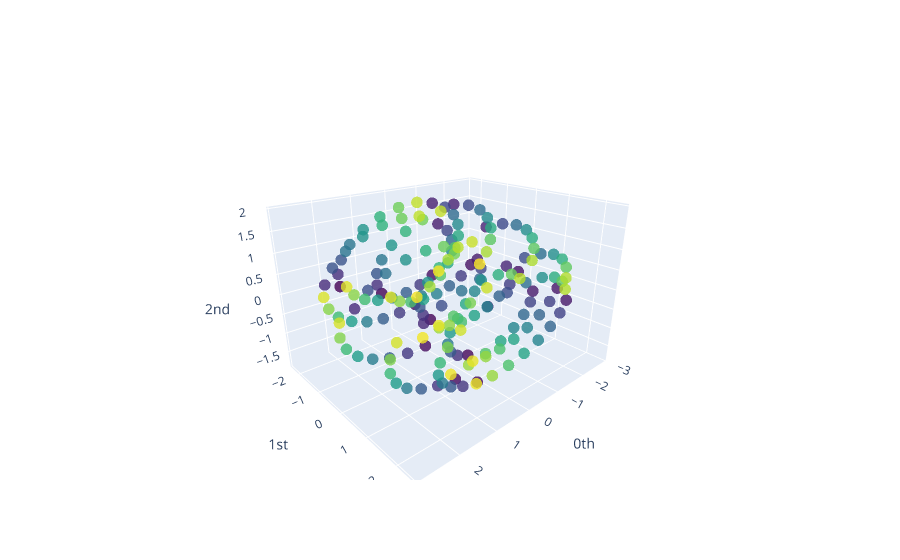

Notebook code for this chart:
### Markdown cell above
As before we can use PCA to project down to 3-dimensions for visualisation:

### Code cell
pca = PCA(n_components=3)
y_nonperiodic_embedded_pca = pca.fit_transform(y_nonperiodic_embedded)

plot_point_cloud(y_nonperiodic_embedded_pca)

### Figure 1 — Plotly figure (JSON) as saved in the notebook; plotly's stock layout.template omitted (floating-point values rounded to 4 significant figures; data arrays with more than 128 entries replaced by an {"elided": "..."} marker saying what was removed)
{"data": [{"marker": {"color": {"elided": "186 int values"}, "colorscale": [[0, "#440154"], [0.1111, "#482878"], [0.2222, "#3e4989"], [0.3333, "#31688e"], [0.4444, "#26828e"], [0.5556, "#1f9e89"], [0.6667, "#35b779"], [0.7778, "#6ece58"], [0.8889, "#b5de2b"], [1, "#fde725"]], "opacity": 0.8, "size": 4}, "mode": "markers", "type": "scatter3d", "x": {"elided": "186 float values"}, "y": {"elided": "186 float values"}, "z": {"elided": "186 float values"}}], "layout": {"autosize": true, "scene": {"aspectmode": "auto", "aspectratio": {"x": 1.228, "y": 1.015, "z": 0.8026}, "camera": {"center": {"x": 0, "y": 0, "z": 0}, "eye": {"x": 1.329, "y": 1.494, "z": 0.83}, "projection": {"type": "perspective"}, "up": {"x": 0, "y": 0, "z": 1}}, "xaxis": {"exponentformat": "e", "showexponent": "all", "title": {"text": "0th"}, "type": "linear"}, "yaxis": {"exponentformat": "e", "showexponent": "all", "title": {"text": "1st"}, "type": "linear"}, "zaxis": {"exponentformat": "e", "showexponent": "all", "title": {"text": "2nd"}, "type": "linear"}}}}
